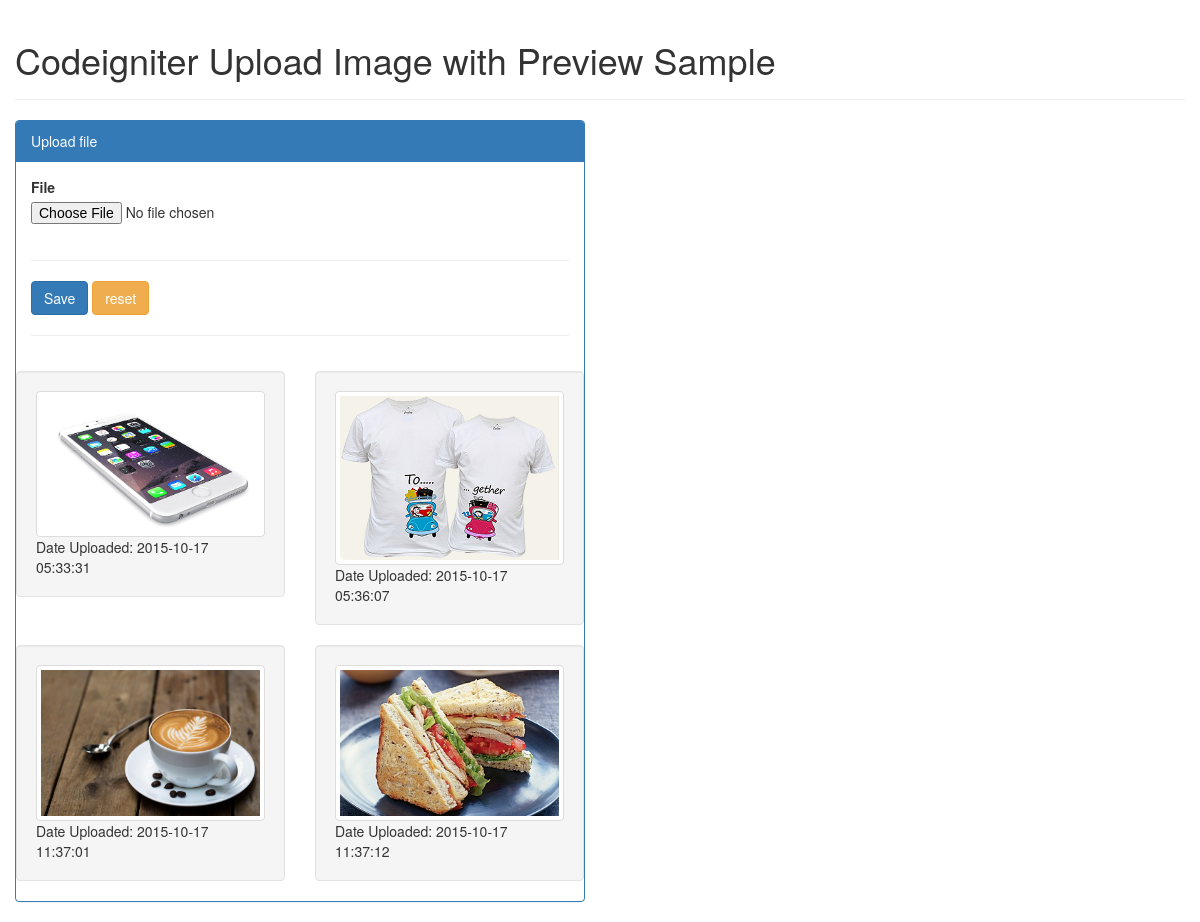
The page / on the database its author committed.
### tables this page shows
CREATE TABLE IF NOT EXISTS `uploaded_images` (
  `id` int(11) NOT NULL AUTO_INCREMENT,
  `file_dir` varchar(120) NOT NULL,
  `date_uploaded` datetime NOT NULL,
  PRIMARY KEY (`id`)
);

### application/controllers/Home.php (called while the page is built, shortened)
<?php
class Home extends CI_Controller {
	function index(){
		$data = array();
		$this->load->model('upload_images');
		$data['uploaded_images'] = $this->upload_images->get_images();
		$this->load->view('home', $data);
	}
}
?>

### index.php (called while the page is built, shortened)
<?php
require_once BASEPATH.'core/CodeIgniter.php';

### application/models/upload_images.php (called while the page is built, shortened)
<?php
Class upload_images extends CI_Model{
	function get_images(){
		$this->db->from('uploaded_images');
		$this->db->order_by('date_uploaded', 'asc');
		$query = $this->db->get();
		return $query->result();
	}
}
?>

### application/views/home.php (the view, shortened to what this page needs)
<!DOCTYPE HTML>
<html lang="en-US">
<head>
<link href="<?php echo base_url();?>bootstrap/css/bootstrap.min.css" rel="stylesheet">
</head>
<body>
	<div class="container-fluid theme-showcase" role="main">
	<div class="row">
		<div class="col-xs-12 col-sm-12 col-md-12 col-lg-12">
			<div class="page-header">
				<h1>Codeigniter Upload Image with Preview Sample</h1>
			</div>
		</div>
	</div>
	<div class="row">
	<div class="col-xs-12 col-sm-8 col-md-6 col-lg-6">
	<div class="panel panel-primary">
		<div class="panel-heading">Upload file</div>
		<div class="panel-body">
			<?php echo form_open_multipart('home/upload', array('role'=>'form'));
			endif; ?>
			<div class="form-group">
				<label for="title">File</label>
				<input type="file" name="userfile" id="image" onchange="readURL(this)"/>
			</div>
			<div class="row">
			<div class="col-md-6 col-sm-6 col-xs-12">
			</div>
			</div>
			<hr />
			<input type="submit" value="Save" class="btn btn-primary"/>
			<a href="#" onclick="reset();" class="btn btn-warning">reset</a>
			<hr />
		</div>
		<div class="row">
		<?php if($uploaded_images):?>
		<?php foreach($uploaded_images as $images):?>
			<div class="col-md-6">
				<div class="well">
					<img src="<?php echo base_url()."uploads/".$images->file_dir;?>" alt="" class="img-thumbnail" width="100%" height="auto"/>
					Date Uploaded: <?php echo $images->date_uploaded;?>
				</div>
			</div>
		<?php endforeach; ?>
		<?php endif; ?>
		</div>
	</div>
	</div>
	</div>
	</div>
</body>
</html>

### rows shown on the page
uploaded_images: file_dir (picture), date_uploaded "2015-10-17 05:33:31"
uploaded_images: file_dir (picture), date_uploaded "2015-10-17 05:36:07"
uploaded_images: file_dir (picture), date_uploaded "2015-10-17 11:37:01"
uploaded_images: file_dir (picture), date_uploaded "2015-10-17 11:37:12"
